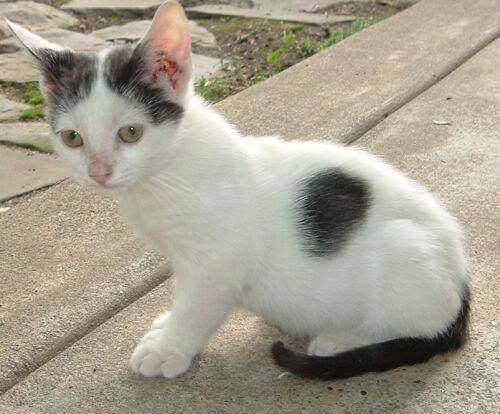
#> input picture chapter3_histogram/photos/cat.jpg, 500 x 414 px
$ python 01_hist.py
#> lines starting #> are read from the running program, lines starting #| are printed output that depends on the picture; after the words box and inside, x2 and y2 are one past the last pixel; in counts of white or black regions, pixels touching at a corner belong together
import cv2 #opencv读取的格式是BGR
import numpy as np
import matplotlib.pyplot as plt#Matplotlib是RGB


def cv_show(img,name):
    cv2.imshow(name,img)
    cv2.waitKey()
    cv2.destroyAllWindows()

### 直方图  (hist_1.png)
"""
#### cv2.calcHist(images,channels,mask,histSize,ranges)

- images: 原图像图像格式为 uint8 或 ﬂoat32。当传入函数时应 用中括号 [] 括来例如[img]
- channels: 同样用中括号括来它会告函数我们统幅图 像的直方图。如果入图像是灰度图它的值就是 [0],如果是彩色图像 的传入的参数可以是 [0][1][2] 它们分别对应着 BGR。
- mask: 掩模图像。统整幅图像的直方图就把它为 None。但是如 果你想统图像某一分的直方图的你就制作一个掩模图像并 使用它。
- histSize:BIN 的数目。也应用中括号括来
- ranges: 像素值范围常为 [0-256]
"""

img = cv2.imread('./photos/cat.jpg',0) #0表示灰度图
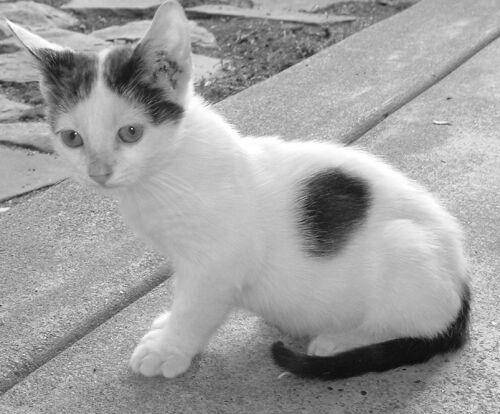
#> img: shape (414, 500); min 0, max 255, mean 159.9
hist = cv2.calcHist([img],[0],None,[256],[0,256])
#> hist = 256 values, max 3659 at index 179, min 0 at index 1, mean 808.6
print(hist.shape)
#| (256, 1)

# plt.hist(img.ravel(),256)
# plt.show()

# 分别画bgr的直方图
img = cv2.imread('./photos/cat.jpg')
#> img is the input picture: shape (414, 500, 3); mean B, G, R 144.3, 159.9, 165.9
print(img.shape)
#| (414, 500, 3)
color = ('b','g','r')
for i,col in enumerate(color):
    histr = cv2.calcHist([img],[i],None,[256],[0,256])
    plt.plot(histr,color = col)
    plt.xlim([0,256])
plt.show()
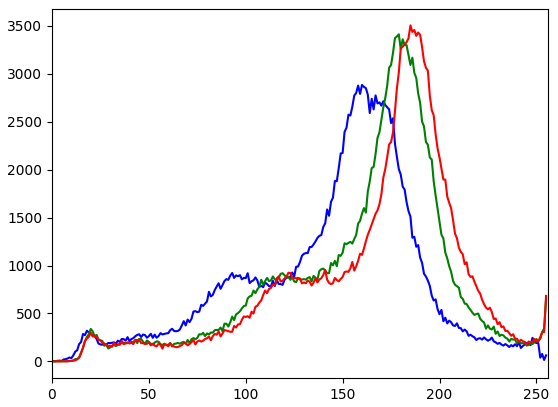
#> figure drawn by matplotlib, 1 panel; curve peaks at x = 160, y = 2884; curve peaks at x = 179, y = 3412; curve peaks at x = 185, y = 3505

# mask操作
mask = np.zeros(img.shape[:2], np.uint8)
print (mask.shape)
#| (414, 500)
mask[100:300, 100:400] = 255
cv_show(mask,'mask')
#> in cv_show, `cv2.imshow(name,img)`:
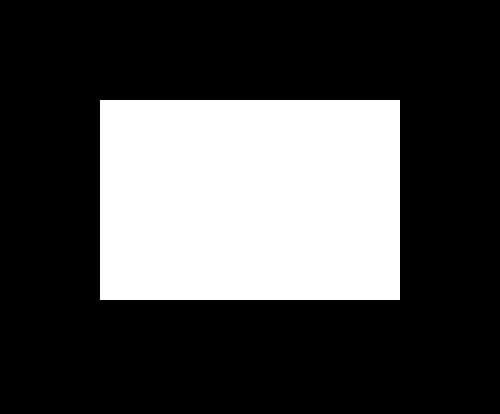
#> window 'mask': shape (414, 500); 29% white; 1 white region, box (x1, y1, x2, y2) and area: (100, 100, 400, 300) 60000

img = cv2.imread('./photos/cat.jpg', 0)
cv_show(img,'img')

masked_img = cv2.bitwise_and(img, img, mask=mask)#与操作
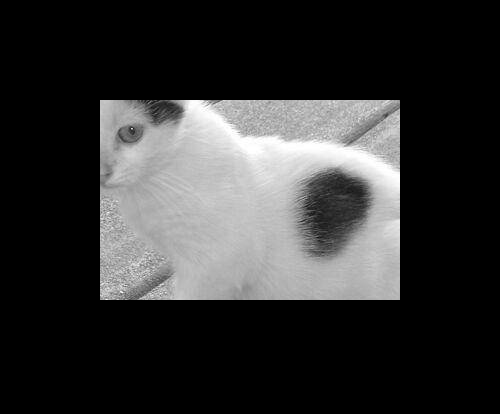
#> masked_img: shape (414, 500); min 0, max 255, mean 50.7
cv_show(masked_img,'masked_img')

hist_full = cv2.calcHist([img], [0], None, [256], [0, 256])
#> hist_full has the same summary as hist
hist_mask = cv2.calcHist([img], [0], mask, [256], [0, 256])
#> hist_mask = 256 values, max 1494 at index 180, min 0 at index 0, mean 234.4

plt.subplot(221), plt.imshow(img, 'gray')
plt.subplot(222), plt.imshow(mask, 'gray')
plt.subplot(223), plt.imshow(masked_img, 'gray')
plt.subplot(224), plt.plot(hist_full), plt.plot(hist_mask)
plt.xlim([0, 256])
plt.show()
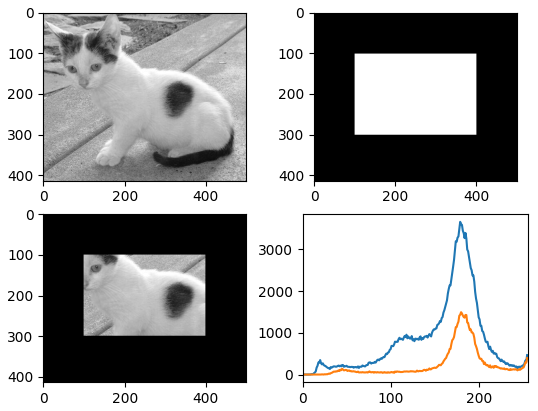
#> figure drawn by matplotlib, 4 panels; panel 4: curve peaks at x = 179, y = 3659; panel 4: curve peaks at x = 180, y = 1494

$ run again, with chapter3_histogram/photos/clahe.jpg copied over chapter3_histogram/photos/cat.jpg
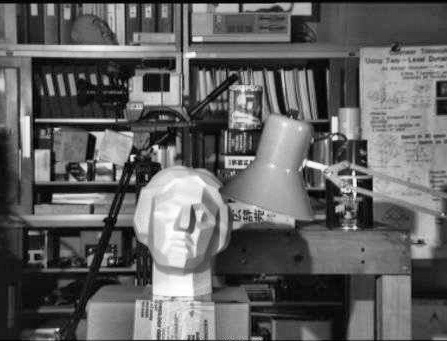
#> input picture chapter3_histogram/photos/clahe.jpg, 447 x 341 px
#> img is the input picture: shape (341, 447); min 0, max 255, mean 97.8
#> hist = 256 values, max 1584 at index 23, min 45 at index 253, mean 595.4
#| (256, 1)
#| (341, 447, 3)
#| (341, 447)
#> in cv_show, `cv2.imshow(name,img)`:
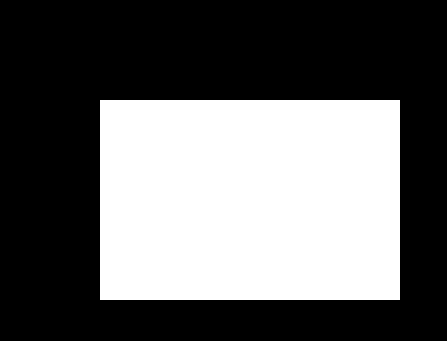
#> window 'mask': shape (341, 447); 39.4% white; 1 white region, box (x1, y1, x2, y2) and area: (100, 100, 400, 300) 60000
#> hist_full has the same summary as hist
#> hist_mask = 256 values, max 457 at index 14, min 16 at index 1, mean 234.4
#> `plt.show()`:
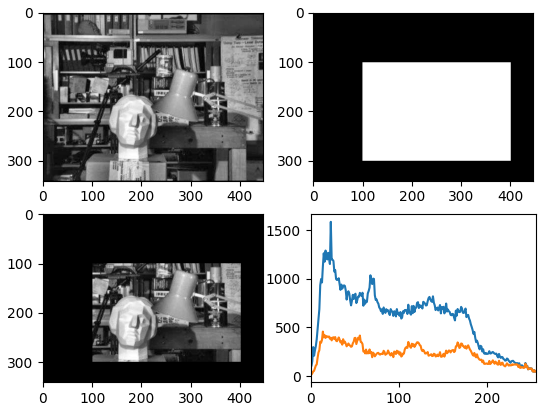
#> figure drawn by matplotlib, 4 panels; panel 4: curve peaks at x = 23, y = 1584; panel 4: curve peaks at x = 14, y = 457
